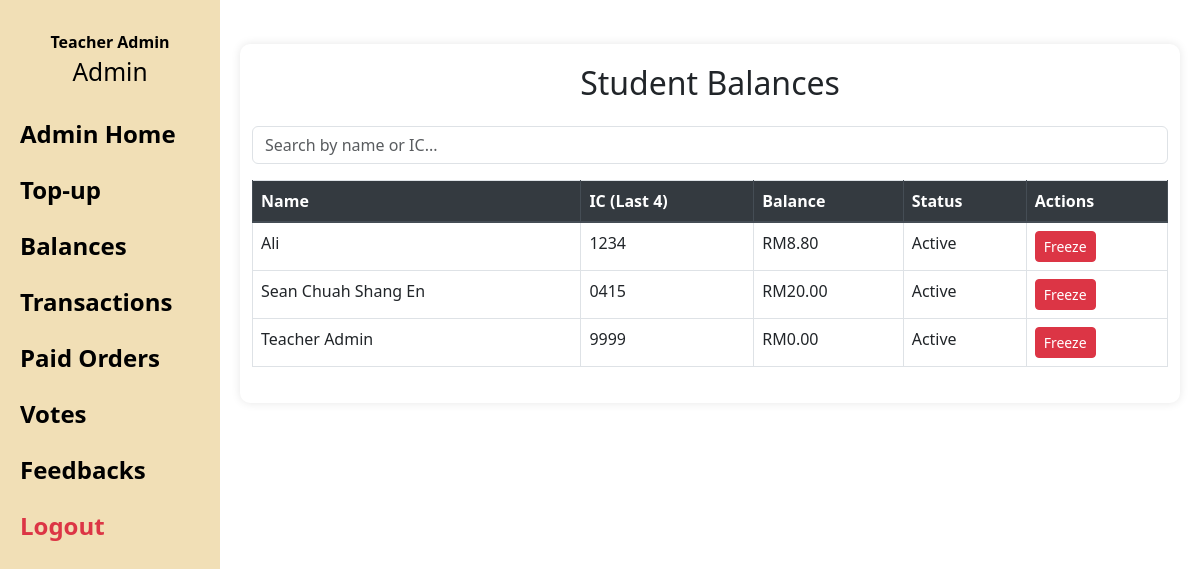
The app's page /student_balances (signed in), older data.
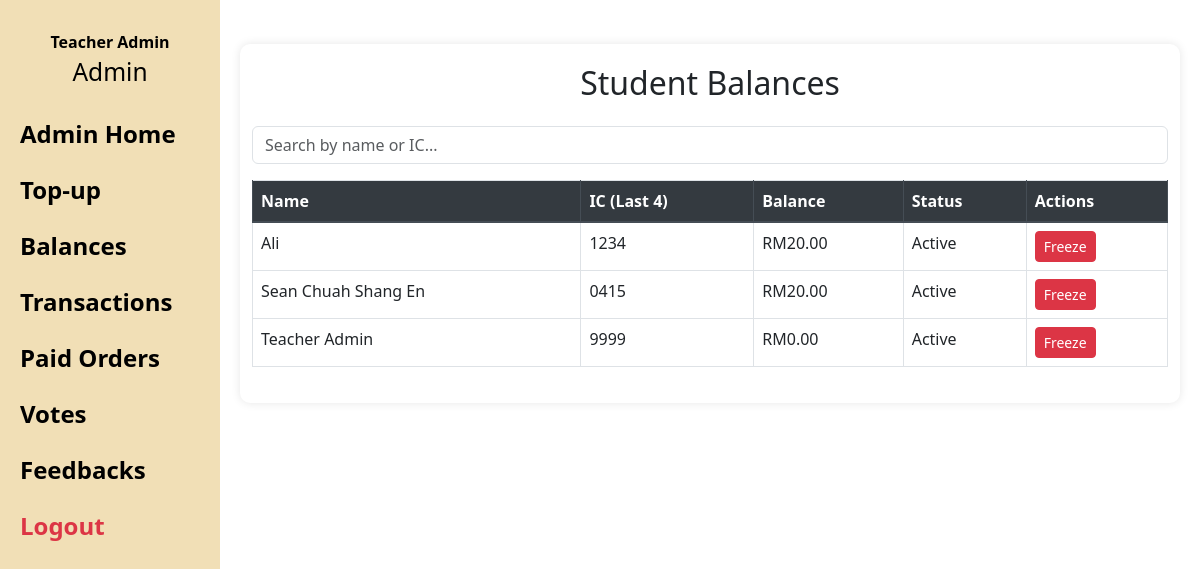
The same page, newer data.
### models.py (models this page shows)
class StudentInfo(db.Model, UserMixin):
    __tablename__ = 'student_info'
    id = db.Column(db.Integer, primary_key=True)
    name = db.Column(db.String(100))
    ic_last4 = db.Column(db.String(4), unique=True)
    pin = db.Column(db.String(4), nullable=False)  # PIN for login
    password = db.Column(db.String(10),)  # Password for admin login
    role = db.Column(db.String(10), default='student')  # 'admin' or 'student'
    balance = db.Column(db.Integer, default=0)
    frozen = db.Column(db.Boolean, default=False)

### app.py (the view)
@app.route('/student_balances')
@login_required
def student_balances():
    if current_user.role != 'admin':
        return redirect(url_for('home'))
    students = StudentInfo.query.order_by(StudentInfo.name).all()
    return render_template('student_balances.html', students=students)

### app.py (called while the page is built)
@app.before_request
def make_session_non_permanent():
    session.permanent = False

@login_manager.user_loader
def load_user(user_id):
    return StudentInfo.query.get(int(user_id))

@app.context_processor
def inject_user():
    return {'user': current_user}

### templates/student_balances.html (shortened to what this page needs)
{% extends "base.html" %}
{% block content %}
<div class="container mt-4">
  <h2 class="mb-4">Student Balances</h2>
  <input type="text" id="search" placeholder="Search by name or IC..." class="form-control mb-3">
  <table class="table table-bordered table-hover">
    <thead class="thead-dark">
      <tr>
        <th>Name</th>
        <th>IC (Last 4)</th>
        <th>Balance</th>
        <th>Status</th>
        <th>Actions</th>
      </tr>
    </thead>
    <tbody>
      {% for s in students %}
      <tr class="{% if s.frozen %}table-danger{% endif %}">
        <td>{{ s.name }}</td>
        <td>{{ s.ic_last4 }}</td>
        <td>RM{{ "%.2f"|format(s.balance) }}</td>
        <td>{{ 'Frozen' if s.frozen else 'Active' }}</td>
        <td>
          <form method="POST" action="{{ url_for('toggle_card_status') }}" class="d-inline">
            <button type="submit" class="btn btn-sm {{ 'btn-success' if s.frozen else 'btn-danger' }}">
              {{ 'Unfreeze' if s.frozen else 'Freeze' }}
            </button>
          </form>
        </td>
      </tr>
      {% endfor %}
    </tbody>
  </table>
</div>
{% endblock %}

Row changes from the older to the newer data that the page shows:
changed StudentInfo "Ali": balance "8.80" → "20.00"
